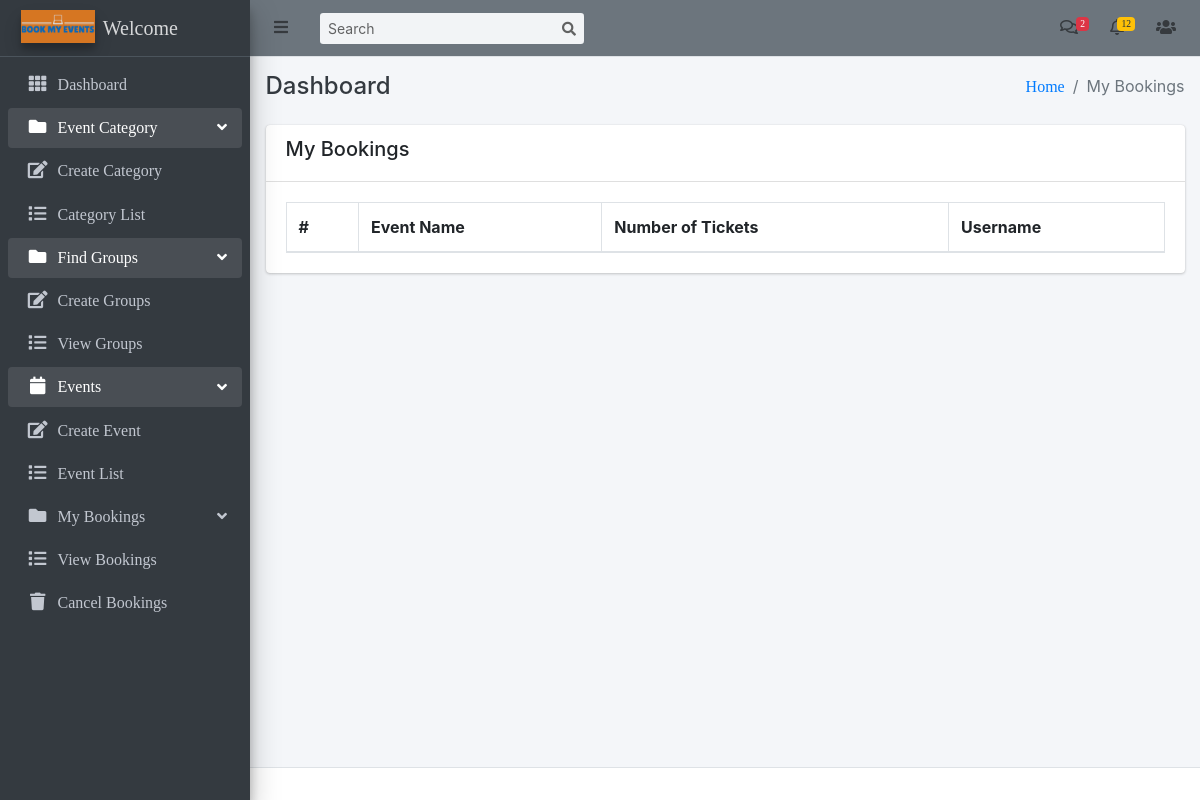
/events/view-bookings/ (signed in), run on an earlier commit of the app's database.
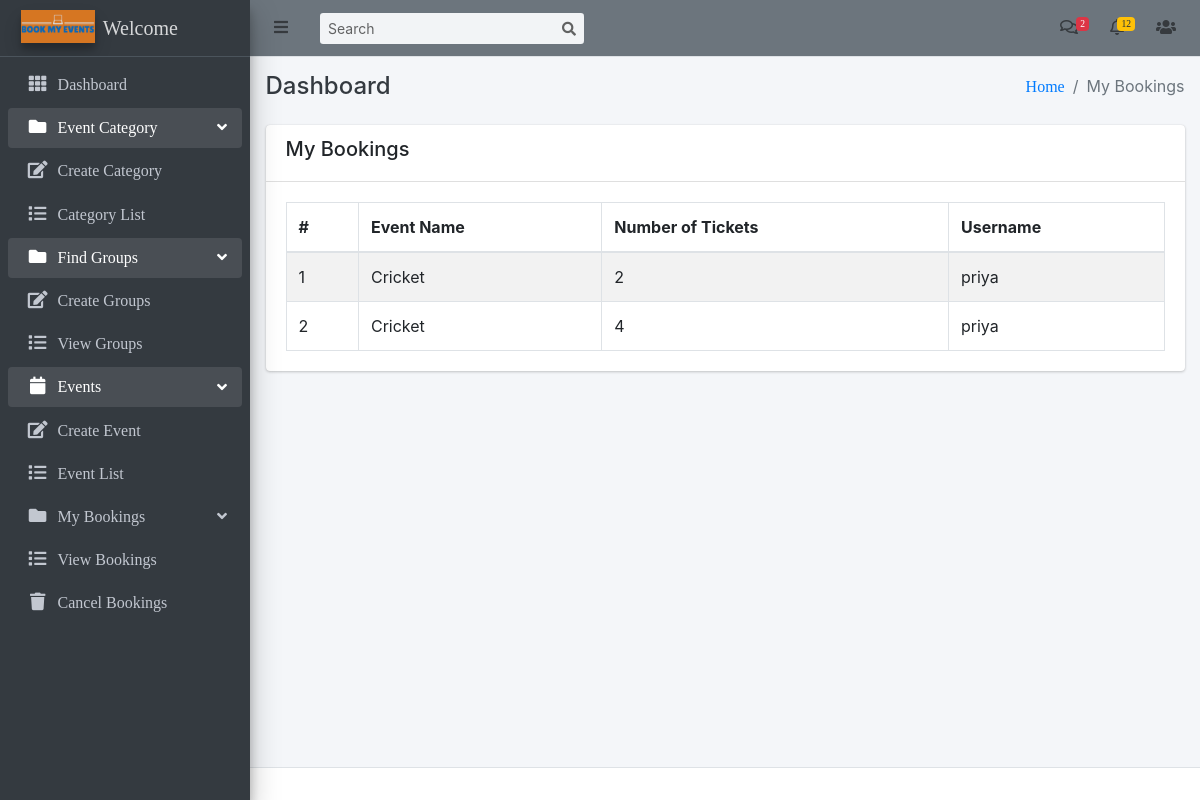
And on a later commit of the database.
### events/models.py (models this page shows, shortened)
class Booking(models.Model):
    eventname = models.ForeignKey(Event, on_delete=models.CASCADE)
    numtickets = models.PositiveIntegerField()
    username = models.CharField(max_length=255)

class Event(models.Model):
    category = models.ForeignKey(EventCategory, on_delete=models.CASCADE)
    name = models.CharField(max_length=255, unique=True)
    ufid = models.PositiveIntegerField(unique=True)
    description = RichTextUploadingField()
    select_scheduled_status = (
        ('yet to scheduled', 'Yet to Scheduled'),
        ('scheduled', 'Scheduled')
    )
    scheduled_status = models.CharField(max_length=25, choices=select_scheduled_status)
    venue = models.CharField(max_length=255)
    start_date = models.DateField()
    end_date = models.DateField()
    location = models.CharField(max_length=255)
    maximum_attende = models.PositiveIntegerField()
    num_tickets_available = models.PositiveIntegerField(default=0)
    created_user = models.ForeignKey('auth.User', on_delete=models.CASCADE, blank=True, null=True, related_name='event_created_user')
    updated_user = models.ForeignKey('auth.User', on_delete=models.CASCADE, blank=True, null=True, related_name='event_updated_user')
    created_date = models.DateField(auto_now_add=True)
    updated_date = models.DateField(auto_now_add=True)
    status_choice = (
        ('disabled', 'Disabled'),
        ('active', 'Active'),
        ('deleted', 'Deleted'),
        ('time out', 'Time Out'),
        ('completed', 'Completed'),
        ('cancel', 'Cancel'),
    )
    status = models.CharField(choices=status_choice, max_length=10)
    def __str__(self):
        return self.name

### events/views.py (the view)
# urls.py: path('view-bookings/', ViewBookingsListView.as_view(), name='view-bookings'),
class ViewBookingsListView(LoginRequiredMixin, ListView):
    model = Booking
    fields = ['eventname','numtickets','username']
    template_name = 'events/view_bookings.html'
    context_object_name = 'view_bookings'
    def get_queryset(self):
        current_user = self.request.user
        print(current_user)
        return Booking.objects.filter(username=current_user)

### templates/events/view_bookings.html (shortened to what this page needs)
{% extends 'base/base.html' %} {% block title %}Event Category List{% endblock title %} {% block breadcrumb %}My Bookings{% endblock breadcrumb %} {% block content %}
<div class="row">
    <div class="col-md-12">
        <div class="card">
            <div class="card-header">
                <div class="row">
                    <div class="col-md-5">
                        <h5>My Bookings</h5>
                    </div>
                    <div class="col-md-7">
                    </div>
                </div>
            </div>
            <div class="card-body">
                <table class="table table-striped table-bordered datatable dataTable no-footer" id="DataTables_Table_0" role="grid" aria-describedby="DataTables_Table_0_info" style="border-collapse: collapse !important">
                    <thead>
                        <tr role="row">
                            <th>#</th>
                            <th>Event Name</th>
                            <th>Number of Tickets</th>
                            <th>Username</th>
                        </tr>
                    </thead>
                    <tbody>
                        {% for booking in view_bookings %}
                        <tr>
                            <td>{{ forloop.counter }}</td>
                            <td>{{ booking.eventname }}</td>
                            <td>{{ booking.numtickets }}</td>
                            <td>{{ booking.username }}</td>
                        </tr>
                        {% endfor %}
                    </tbody>
                </table>
            </div>
        </div>
    </div>
</div>
{% endblock content %}

What changed in the data, as far as the page shows it:
added Booking: eventname "Cricket", numtickets "2", username "priya"
added Booking: eventname "Cricket", numtickets "4", username "priya"
